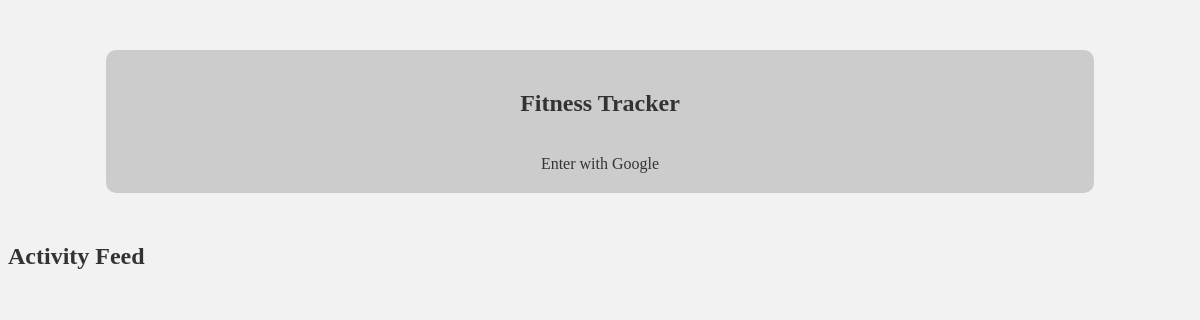
The app's page /, older data.
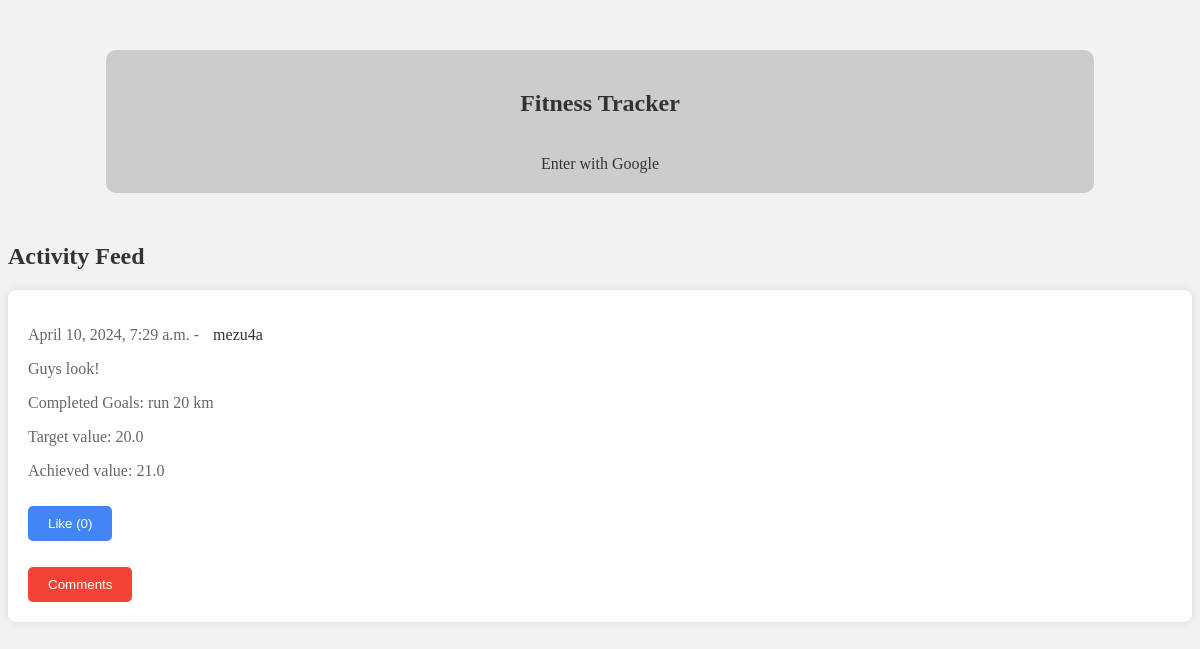
The same page, newer data.
### mainapp/models.py (models this page shows, shortened)
class Activity(models.Model):
    user = models.ForeignKey(User, on_delete=models.CASCADE)
    completed_goal = models.ForeignKey(CompletedGoals, on_delete=models.CASCADE)
    pub_date = models.DateTimeField(default=timezone.now)
    content = models.TextField()
    likes = models.IntegerField(default=0)

class CompletedGoals(models.Model):
    user = models.ForeignKey(User, on_delete=models.CASCADE)
    goal_type_choices = [
        ('weight_loss', 'Weight Loss'),
        ('muscle_gain', 'Muscle Gain'),
        ('endurance_improvement', 'Endurance Improvement'),
    ]
    goal_type = models.CharField(max_length=100, choices=goal_type_choices)
    description = models.CharField(max_length=200)
    target_value = models.FloatField()
    achieved_value = models.FloatField(default=0)

### mainapp/views.py (the view)
# urls.py: 2. Add a URL to urlpatterns:  path('', views.home, name='home')
def home(request):
    activities = Activity.objects.order_by('-pub_date')[:5]
    comment_form = CommentForm()
    return render(request, "activity_feed.html", {'activities': activities, 'comment_form': comment_form})

### templates/activity_feed.html (shortened to what this page needs)
{% extends 'homepage.html' %}
{% block content %}
<section class="activity-feed">
  <h2>Activity Feed</h2>
  {% for activity in activities %}
  <div class="activity-container">
    <div class="activity-card">
      <p>{{ activity.pub_date }} - <a href="{% url 'other_profile' activity.user.id %}">{{ activity.user.username }}</a></p>
      <p>{{ activity.content }}</p>
      <p>Completed Goals: {{ activity.completed_goal.description }}</p>
      <p>Target value: {{ activity.completed_goal.target_value }}</p>
      <p>Achieved value: {{ activity.completed_goal.achieved_value }}</p>
      <div class="button-container">
        <form method="post" action="{% url 'like_activity' activity.id %}">
          <button type="submit" class="like-button">
              Like (<span class="like-count">{{ activity.likes }}</span>)
          </button>
        </form>
        <button class="comment-button" onclick="toggleComments(this)">Comments</button>
      </div>
    </div>
  </div>
  {% endfor %}
</section>
{% endblock %}

Row changes from the older to the newer data that the page shows:
added Activity: pub_date "April 10, 2024, 7:29 a.m.", user.username "mezu4a", content "Guys look!", completed_goal.description "run 20 km", completed_goal.target_value "20.0", completed_goal.achieved_value "21.0", likes "0"
